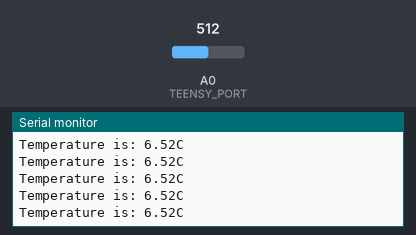
A sketch run on a simulated Arduino Uno, built with avr-gcc and run on an emulated ATmega328P. Shown: the last lines printed to the serial monitor. The inputs (shaded band) are chosen by the test bench; at power-on: A0 (TEENSY_PORT) = 512.

Above: at 1.3 s.
1.4 s: A0 (TEENSY_PORT) set to 579
At 2.2 s:
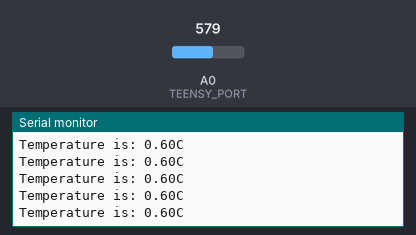
4.4 s: A0 (TEENSY_PORT) set to 597
At 5.1 s:
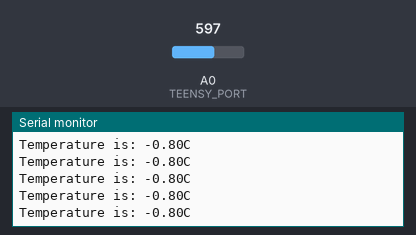
5.9 s: A0 (TEENSY_PORT) set to 65
At 6.8 s:
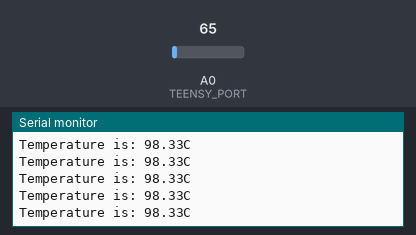
7.4 s: A0 (TEENSY_PORT) set to 55
At 8.0 s:
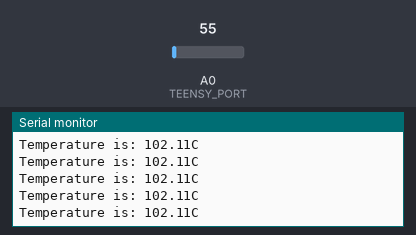
8.9 s: A0 (TEENSY_PORT) set to 462
At 9.5 s:
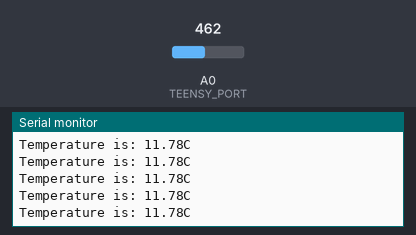
10.4 s: A0 (TEENSY_PORT) set to 495
At 11.0 s:
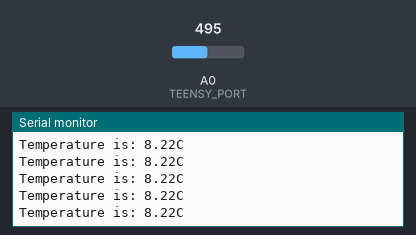
Timing chart, 0 to 12.9 s (numbered marks = the images above; inputs shaded):
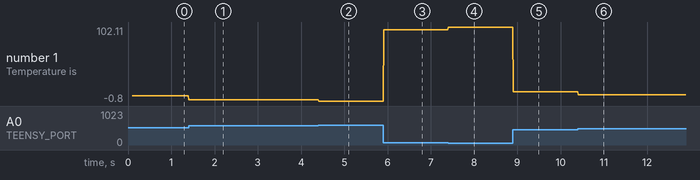

Measured:
- after the input at 1.4 s, the serial monitor: prints a new line at once (image 1)
- after the input at 4.4 s, the serial monitor: prints a new line at once (image 2)
- after the input at 5.9 s, the serial monitor: prints a new line at once (image 3)
- after the input at 7.4 s, the serial monitor: prints a new line at once (image 4)
- after the input at 8.9 s, the serial monitor: prints a new line at once (image 5)
- after the input at 10.4 s, the serial monitor: prints a new line at once (image 6)
- plotted number 1: 6.52 → 0.6 after the input at 1.4 s, 0.6 → -0.8 after the input at 4.4 s, -0.8 → 98.33 after the input at 5.9 s, 98.33 → 102.11 after the input at 7.4 s, 102.11 → 11.78 after the input at 8.9 s

The sketch:

1.8NPTTempSensor.ino
```cpp
#define TEENSY_PORT A0

// Select tempurature unit here
// 'C', 'F', 'K', 'R' (Debug)
char temp_unit = 'C';

float temp, temp_c;

void setup() {
  // put your setup code here, to run once:
  Serial.begin(115200);
  pinMode(TEENSY_PORT, INPUT_PULLUP);
  delay(100);
}

void loop() {
  temp_c = exp(.003 * ((analogRead(TEENSY_PORT) - 1024) * -1)) * 7 - 26;

  switch(temp_unit) {
    case 'C':
      temp = temp_c;
      break;
    case 'F':
      temp = temp_c * 2 + 32;
      break;
    case 'K':
      temp = temp_c + 273;
      break;
    case 'R':
      temp = analogRead(TEENSY_PORT);
      break;
    default:
      // If no temp_unit is set or an invalid value is set, it will default to 'C'
      temp_unit = 'C';
      break;
  }

  Serial.print("Temperature is: ");
  Serial.print(temp);
  Serial.println(temp_unit);
  delay(10);
}
```
